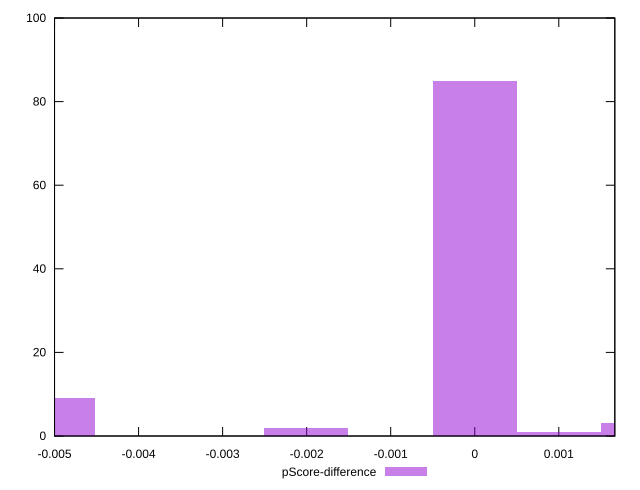

Write gnuplot code to recreate this figure.
reset

$pScoreDifference <<EOF
0 85
-0.005013994884581833 9
0.0020055979538327333 3
-0.0020055979538327333 2
0.0010027989769163667 1
EOF

set key outside below
set boxwidth 0.0010027989769163667
set xrange [-0.0050000000000000044:0.0016666666666667052]
set yrange [0:100]
set trange [0:100]
set style fill transparent solid 0.5 noborder
set terminal svg size 640, 490 enhanced background rgb 'white'
set output "reprap/unminified-javascript/samples/pages+cached+noexternal+nomedia+nocss/pScore-difference/histogram.svg"

plot $pScoreDifference title "pScore-difference" with boxes

reset
